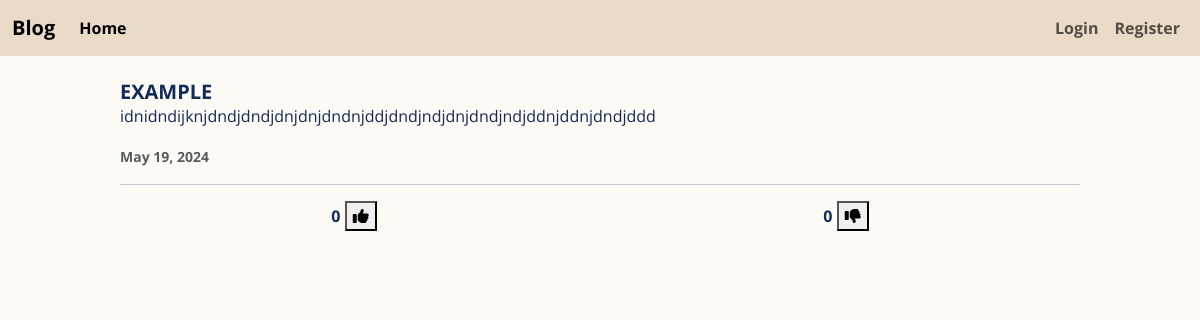
Page /2/details on the committed database.
### posts/models.py (models this page shows, shortened)
class Post(models.Model):
    title = models.CharField(max_length=50)
    content = models.TextField()
    partial_content_to_show = models.CharField(max_length=300, blank=True)
    likes = models.IntegerField(default=0)
    dislikes = models.IntegerField(default=0)
    created_at = models.DateTimeField(auto_now_add=True)
    post_image = models.ImageField(upload_to="images/post_images", null=True, blank=True)

### posts/views.py (the view)
# urls.py: path('<int:pk>/details', PostDetails.as_view(), name='post-details'),
class PostDetails(DetailView):
    model = Post
    template_name = 'posts/post_detail.html'
    context_object_name = 'post'
    def post(self, request, *args, **kwargs):
        post_id = request.POST.get('post_id')
        action = request.POST.get('action')
        if post_id and action:
            post = Post.objects.get(pk=post_id)
            if action == 'like':
                post.likes += 1
            elif action == 'dislike':
                post.dislikes += 1
            post.save()
            return HttpResponseRedirect(request.path + '#end')
        return super().post(request, *args, **kwargs)

### templates/posts/post_detail.html (shortened to what this page needs)
{% extends 'base_template.html' %}
{% block content %}
<div class="details">
  <h5 class="card-title fw-bold text-uppercase">{{ post.title }}</h5>
  <div class="card-body">
    <p class="card-text fw-normal">{{ post.content }}</p>
    <p class="card-text">
      <small class="text-muted">{{ post.created_at.date }}</small>
    </p>
  </div>
  <hr>
  <div class="row text-center">
    <div class="col-md-6">
      <form method="post">
        {{ post.likes }} <button type="submit" name="action" value="like"><i class="fa-solid fa-thumbs-up"></i></button>
      </form>
    </div>
    <div class="col-md-6">
      <form method="post">
        {{post.dislikes }} <button type="submit" name="action" value="dislike"><i class="fa-solid fa-thumbs-down"></i></button>
    </div>
    </div>
</div>
{% endblock %}

### static/css/style.css (style rules this page uses)
body { background-color: #FEFAF6; color: #102C57; font-weight: bold; font-family: "Open Sans", sans-serif; }
.details { max-width: 80%; margin: 2% auto; }

### rows in the picture
Post: title "EXAMPLE", content "idnidndijknjdndjdndjdnjdnjdndnjddjdndjndjdnjdndjndjddnjddnjdndjddd", created_at "May 19, 2024", likes "0", dislikes "0"
